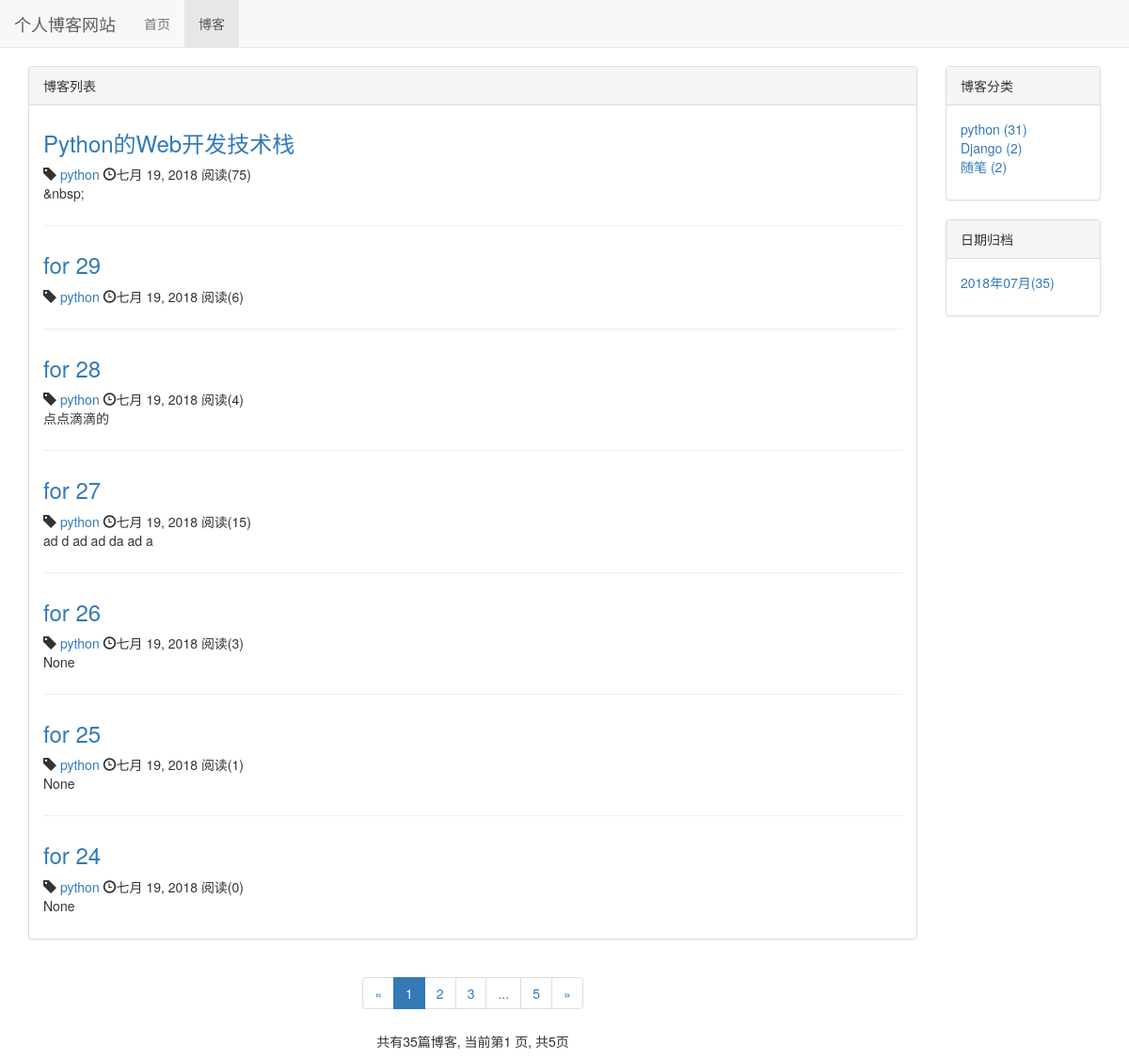
Screenshot of /blog/ with the database file from the repository.
### blog/models.py (models this page shows, shortened)
class Blog(models.Model):
    title = models.CharField(max_length=50)
    blog_type = models.ForeignKey(BlogType,on_delete=models.DO_NOTHING)
    content = RichTextUploadingField(blank=True,null=True,verbose_name="内容")
    author = models.ForeignKey(User,on_delete=models.DO_NOTHING)
    readed_num = models.IntegerField(default=0)
    created_time = models.DateTimeField(auto_now_add=True)
    last_updated_time = models.DateTimeField(auto_now=True)
    class Meta:
        ordering = ['-created_time']

class BlogType(models.Model):
    type_name = models.CharField(max_length=15)
    def __str__(self):
        return self.type_name

### blog/views.py (the view)
# urls.py: path('',views.blog_list,name='blog_list'),
def blog_list(request):
    blogs_all_list = Blog.objects.all()
    context = get_blog_list_common_data(request,blogs_all_list)
    return render(request,'blog/blog_list.html', context)

### blog/templates/blog/blog_list.html (shortened to what this page needs)
{% extends 'base.html' %}
{% block nav_blog_active %}active{% endblock %}
{% load staticfiles %}
{% block header_extends %}
    <link rel="stylesheet" type="text/css" href="{% static 'blog/blog.css' %}">
{% endblock %}
{% block content %}
    <div class="container">
        <div class="row">
            <div class=" clo-sm-8 col-md-9 col-lg-10">
                <div class="panel panel-default">
                    <div class="panel-heading">{% block blog_list_title %}博客列表{% endblock %}</div>
                        <div class="panel-body">
                            {% for blog in blogs %}
                                <div class="blog">
                                    <h3><a href="{% url 'blog_detail' blog.pk %}">{{ blog.title }}</a></h3>
                                    <p class="blog-ifo">
                                        <span class="glyphicon glyphicon-tag" ></span> <a href="{% url 'blogs_with_type' blog.blog_type.pk %}">{{ blog.blog_type }}</a>
                                        <span class="glyphicon glyphicon-time" ></span>{{ blog.created_time|date }}
                                        阅读({{ blog.readed_num }})
                                    </p>
                                    <p>{{ blog.content|striptags}}</p>
                                </div>
                            {% empty %}
                                <div class="blog">
                                    <h3>--暂无博客,敬请期待--</h3>
                                </div>
                            {% endfor %}
                        </div>
                </div>
                <div class="paginator">
                      <ul class="pagination">
                        <li>
                            {% if page_of_blogs.has_previous %}
                                <a href="?page=previous_page_number" aria-label="Previous">
                                <span aria-hidden="true">&laquo;</span>
                                  </a>
                            {% else %}
                                <span aria-hidden="true">&laquo;</span>
                            {% endif %}
                        </li>
                        {% for page_num in page_range %}
                            {% if page_num == page_of_blogs.number %}
                            <li class="active"><span>{{ page_num }}</span></li>
                            {% else %}
                                {% if page_num == '...' %}
                                    <li ><span>{{ page_num }}</span></li>
                                {% else %}
                                <li ><a href="?page={{ page_num }}">{{ page_num }}</a></li>
                                {% endif %}
                            {% endif %}
                        {% endfor %}
                           <li>
                                   {% if page_of_blogs.has_next %}
                                <a href="?page={{ page_of_blogs.next_page_number }}" aria-label="Next">
                                <span aria-hidden="true">&raquo;</span>
                                  </a>
                            {% else %}
                                <span aria-hidden="true">&raquo;</span>
                            {% endif %}
                        </li>
                      </ul>
                    <p>
                     共有{{ page_of_blogs.paginator.count }}篇博客,
                     当前第{{ page_of_blogs.number }} 页,
                     共{{ page_of_blogs.paginator.num_pages }}页
                    </p>
                </div>
            </div>
            <div class=" clo-sm-4 col-md-3 col-lg-2">
                <div class="panel panel-default">
                      <div class="panel-heading">博客分类</div>
                      <div class="panel-body">
                        <ul class="blog-types">
                            {% for blog_type in blogs_type %}
                                <li>
                                    <a href="{% url 'blogs_with_type' blog_type.pk %}">
                                    {{ blog_type.type_name }} ({{ blog_type.blog_count }})
                                    </a>
                                </li>
                            {% empty %}
                                <li>暂无分类</li>
                            {% endfor %}
                        </ul>
                      </div>
                    </div>
                    <div class="panel panel-default">
                        <div class="panel-heading">
                            日期归档
                        </div>
                        <div class="panel-body">
                            <ul>
                                {% for blog_date,blog_count in blog_dates.items %}
                                    <li>
                                        <a href="{% url 'blogs_with_date' blog_date.year blog_date.month %}">
                                             {{ blog_date|date:"Y年m月"}}({{ blog_count }})
                                        </a>
                                    </li>
                                {% endfor %}
                            </ul>
                        </div>
                    </div>
               </div>
             </div>
        </div>
{% endblock %}

### templates/base.html (shortened to what this page needs)
{% load staticfiles %}
<!DOCTYPE html>
<html lang="zh-CN">
<head>
    <link rel="stylesheet" type="text/css" href="{% static '/css/base.css' %}">
    <link rel="stylesheet" type="text/css" href="{% static '/bootstrap-3.3.7/css/bootstrap.min.css' %}">
    {% block header_extends %}{% endblock %}
</head>
<body>
    <div class="navbar navbar-default navbar-fixed-top" role="navigation">
        <div class="container-fuid">
            <div class="navbar-header">
                <a class="navbar-brand" href="{% url 'home' %}">
                个人博客网站
                </a>
            </div>
            <div  id="navbar-collapse" class="collapse navbar-collapse">
                <ul class="nav navbar-nav">
                    <li class="{% block nav_home_active %}{% endblock %}">
                        <a href="{% url 'home' %}">首页</a>
                    </li>
                    <li class="{% block nav_blog_active %}{% endblock %}">
                        <a href="{% url 'blog_list' %}">博客</a>
                    </li>
            </ul>
            </div>
        </div>
    </div>
    {% block content %} {% endblock %}
</body>
</html>

### static/css/base.css (style rules this page uses)
* { margin: 0; padding: 0; }
body { margin-top:70px!important; }
ul { list-style-type: none!important; }

### blog/static/blog/blog.css (style rules this page uses)
ul.blog-types { list-style-type: none; }
div.blog:not(:last-child) { margin-bottom: 2em; padding-bottom: 1em; border-bottom: 1px solid #eee; }
div.blog h3 { margin-top: 0.5em; }
div.blog p.blog-ifo { margin-bottom: 0; }
div.paginator { text-align: center; }

### rows the page displays
Blog: title "Python的Web开发技术栈", blog_type "python", created_time "七月 19, 2018", readed_num "75", content "&nbsp;"
Blog: title "for 29", blog_type "python", created_time "七月 19, 2018", readed_num "6"
Blog: title "for 28", blog_type "python", created_time "七月 19, 2018", readed_num "4", content "点点滴滴的"
Blog: title "for 27", blog_type "python", created_time "七月 19, 2018", readed_num "15", content "ad d ad ad da ad a"
Blog: title "for 26", blog_type "python", created_time "七月 19, 2018", readed_num "3", content "None"
Blog: title "for 25", blog_type "python", created_time "七月 19, 2018", readed_num "1", content "None"
Blog: title "for 24", blog_type "python", created_time "七月 19, 2018", readed_num "0", content "None"
BlogType: type_name "python", blog_count "31"
BlogType: type_name "Django", blog_count "2"
BlogType: type_name "随笔", blog_count "2"

### other values shown
{{ page_num }} "1"
{{ page_num }} "2" "3" "5"
{{ page_num }} "..."
{{ page_of_blogs.paginator.count }} "35"
{{ page_of_blogs.number }} "1"
{{ page_of_blogs.paginator.num_pages }} "5"
{{ blog_date|date:"Y年m月" }} "2018年07月"
{{ blog_count }} "35"
